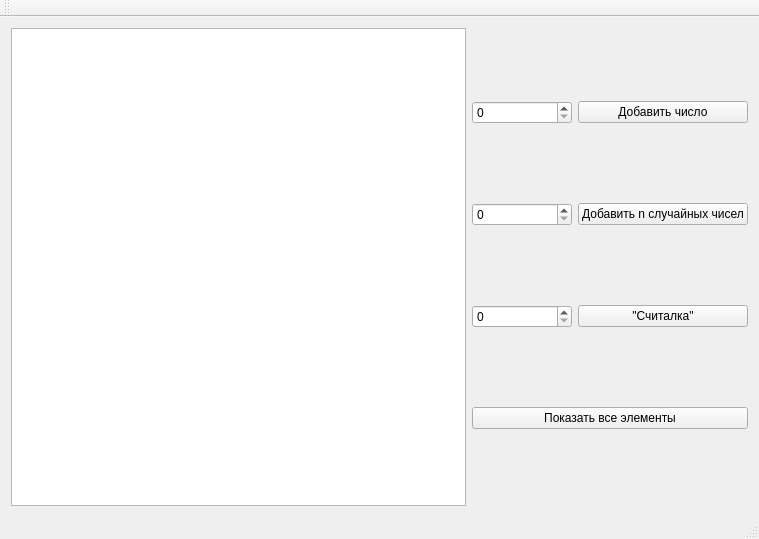
<?xml version="1.0" encoding="UTF-8"?>
<ui version="4.0">
 <class>MainWindow</class>
 <widget class="QMainWindow" name="MainWindow">
  <property name="geometry">
   <rect>
    <x>0</x>
    <y>0</y>
    <width>759</width>
    <height>539</height>
   </rect>
  </property>
  <property name="windowTitle">
   <string>MainWindow</string>
  </property>
  <widget class="QWidget" name="centralWidget">
   <layout class="QHBoxLayout" name="horizontalLayout_4">
    <item>
     <widget class="QTextBrowser" name="textBrowser"/>
    </item>
    <item>
     <layout class="QVBoxLayout" name="verticalLayout">
      <item>
       <layout class="QHBoxLayout" name="horizontalLayout_2">
        <item>
         <widget class="QSpinBox" name="add_spin">
          <property name="minimumSize">
           <size>
            <width>100</width>
            <height>0</height>
           </size>
          </property>
          <property name="maximumSize">
           <size>
            <width>100</width>
            <height>16777215</height>
           </size>
          </property>
          <property name="maximum">
           <number>1000</number>
          </property>
         </widget>
        </item>
        <item>
         <widget class="QPushButton" name="add_button">
          <property name="text">
           <string>Добавить число</string>
          </property>
         </widget>
        </item>
       </layout>
      </item>
      <item>
       <layout class="QHBoxLayout" name="horizontalLayout_3">
        <item>
         <widget class="QSpinBox" name="rand_spin">
          <property name="minimumSize">
           <size>
            <width>100</width>
            <height>0</height>
           </size>
          </property>
          <property name="maximumSize">
           <size>
            <width>100</width>
            <height>16777215</height>
           </size>
          </property>
          <property name="maximum">
           <number>1000</number>
          </property>
         </widget>
        </item>
        <item>
         <widget class="QPushButton" name="rand_button">
          <property name="text">
           <string>Добавить n случайных чисел</string>
          </property>
         </widget>
        </item>
       </layout>
      </item>
      <item>
       <layout class="QHBoxLayout" name="horizontalLayout">
        <item>
         <widget class="QSpinBox" name="count_spin">
          <property name="minimumSize">
           <size>
            <width>100</width>
            <height>0</height>
           </size>
          </property>
          <property name="maximumSize">
           <size>
            <width>100</width>
            <height>16777215</height>
           </size>
          </property>
          <property name="readOnly">
           <bool>false</bool>
          </property>
          <property name="buttonSymbols">
           <enum>QAbstractSpinBox::UpDownArrows</enum>
          </property>
          <property name="specialValueText">
           <string/>
          </property>
          <property name="maximum">
           <number>1000</number>
          </property>
         </widget>
        </item>
        <item>
         <widget class="QPushButton" name="count_button">
          <property name="text">
           <string>&quot;Считалка&quot;</string>
          </property>
         </widget>
        </item>
       </layout>
      </item>
      <item>
       <widget class="QPushButton" name="pushButton">
        <property name="text">
         <string>Показать все элементы</string>
        </property>
       </widget>
      </item>
     </layout>
    </item>
   </layout>
  </widget>
  <widget class="QMenuBar" name="menuBar">
   <property name="geometry">
    <rect>
     <x>0</x>
     <y>0</y>
     <width>759</width>
     <height>21</height>
    </rect>
   </property>
  </widget>
  <widget class="QToolBar" name="mainToolBar">
   <attribute name="toolBarArea">
    <enum>TopToolBarArea</enum>
   </attribute>
   <attribute name="toolBarBreak">
    <bool>false</bool>
   </attribute>
  </widget>
  <widget class="QStatusBar" name="statusBar"/>
 </widget>
 <layoutdefault spacing="6" margin="11"/>
 <resources/>
 <connections/>
</ui>
